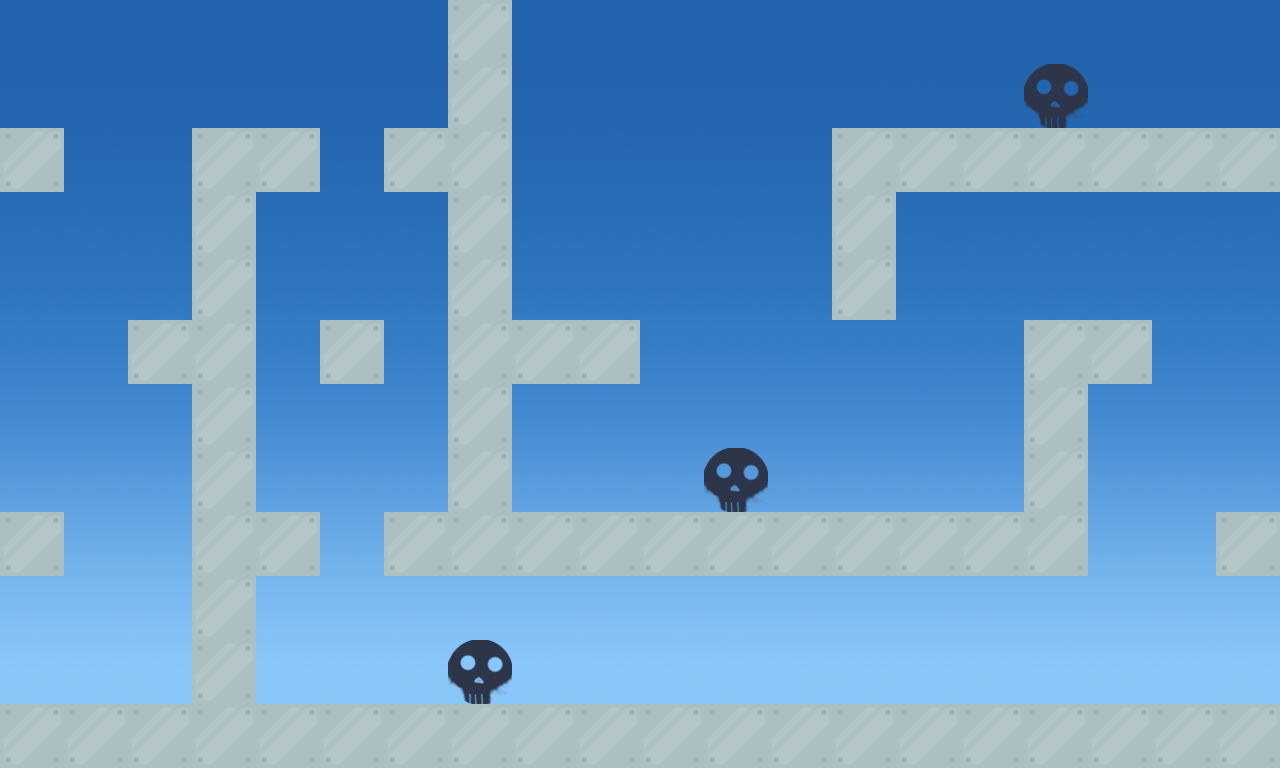

Tiled map render using the project's own tile images. Description and the map definition, with tile-layer contents summarised, below:
An orthogonal 20x12 tile map with 64x64 px tiles, 2 tile layers (level, GameElement), 2 tilesets, 1 image layer and 17 objects.

<map version="1.0" orientation="orthogonal" renderorder="right-down" width="20" height="12" tilewidth="64" tileheight="64" nextobjectid="20">
 <tileset firstgid="1" name="level_tileset" tilewidth="64" tileheight="64" tilecount="1" columns="1">
  <image source="../assets/Tiles/level_tileset.png" trans="ff00ff" width="64" height="64" />
 </tileset>
 <tileset firstgid="2" name="GameElement_tileset" tilewidth="64" tileheight="64" tilecount="3" columns="3">
  <image source="../assets/Tiles/GameElement_tileset.png" trans="ff00ff" width="192" height="64" />
 </tileset>
 <imagelayer name="bg">
  <image source="../assets/BG/Sky/sky_mid_blue.png" width="1280" height="768" />
 </imagelayer>
 <layer name="level" width="20" height="12">
  <data>[240 cells, 71 non-empty, 1 distinct tile ids]</data>
 </layer>
 <objectgroup name="objects">
  <object id="1" x="-2.66667" y="126.667" width="64" height="65.3333" />
  <object id="2" x="1.33333" y="512" width="61.3333" height="60" />
  <object id="3" x="130.667" y="321.333" width="58.6667" height="60" />
  <object id="4" x="193.333" y="130.667" width="60" height="573.333" />
  <object id="5" x="1.33333" y="708" width="1276" height="57.3333" />
  <object id="6" x="1217.33" y="513.333" width="61.3333" height="60" />
  <object id="7" x="385.333" y="514.667" width="701.333" height="60" />
  <object id="8" x="254.667" y="514.667" width="62.6667" height="60" />
  <object id="9" x="321.333" y="321.333" width="60" height="61.3333" />
  <object id="10" x="253.333" y="130.667" width="64" height="57.3333" />
  <object id="11" x="386.667" y="129.333" width="58.6667" height="57.3333" />
  <object id="12" x="449.333" y="2.66667" width="61.3333" height="510.667" />
  <object id="13" x="510.667" y="322.667" width="126.667" height="58.6667" />
  <object id="14" x="833.333" y="130.667" width="445.333" height="60" />
  <object id="15" x="832" y="192" width="61.3333" height="129.333" />
  <object id="16" x="1025.33" y="321.333" width="61.3333" height="192" />
  <object id="17" x="1089.33" y="324" width="60" height="57.3333" />
 </objectgroup>
 <layer name="GameElement" width="20" height="12">
  <data>[240 cells, 3 non-empty, 1 distinct tile ids]</data>
 </layer>
</map>
